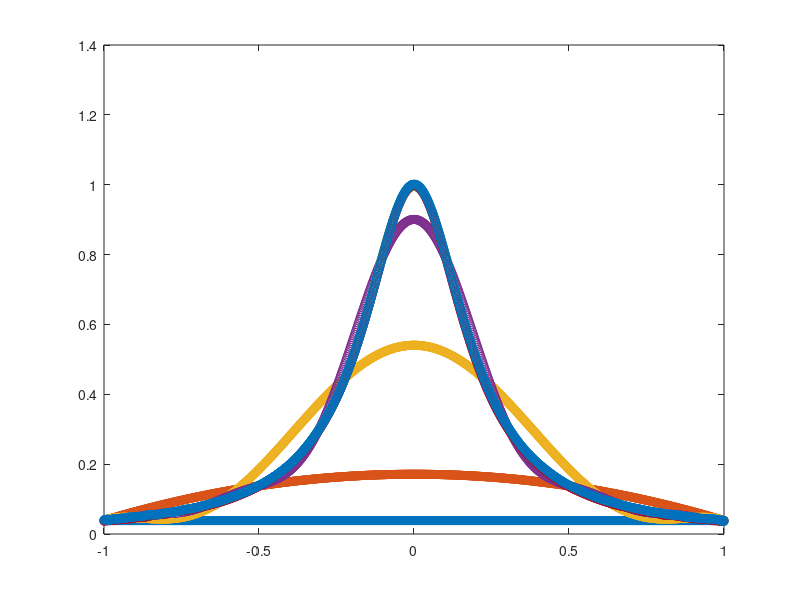
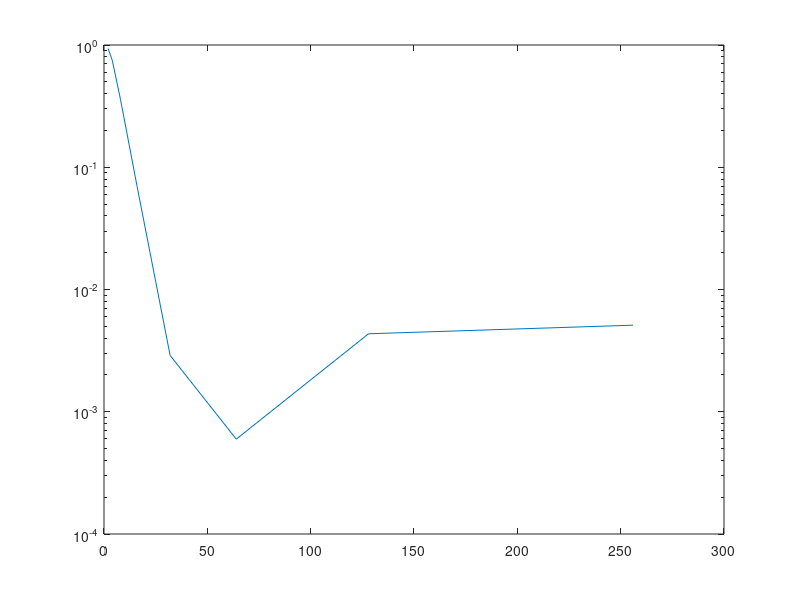

MATLAB code for these plots, in order:
clear; 
clc;

%% Define the unknown function to interpolate
%f = @(x) exp(x).*sin(x);
f = @(x) 1./(1+25*x.^2);

%% Setup different numbers of interpolation nodes/data sites.
Nd = [2,4,8,16,32,64,128,256];

%% Setup the points at which we want to evaluate the interpolant
xe = linspace(-1,1,1000)'; %generate evenly-spaced points
ye = f(xe); %evaluate function

%% Preallocate space for numerical solution
ye_num = zeros(length(ye),length(Nd));

%% Start plotting stuff
figure
plot(xe,ye,'black');
pause %waits for input

%% Loop goes over different numbers of interpolation nodes
for it=1:length(Nd)
    %% Initialize a zero matrix so that it stores the number of points we want hold for chebyshev extrema
    x = zeros(Nd(it),1);
    %Implement Chebyshev Extrema
    for k=1:Nd(it)
        x(k,1) = cos(((k - 1)/ (Nd(it) - 1)) * pi);
    end
    
    %x = linspace(-1,1,Nd(it))'; %generate evenly-spaced points in [-1,1].
    y = f(x);
    
    %% Form Vandermonde matrix "intelligently"
    V = zeros(length(x),length(x));
    for vit = 1:Nd(it)
        V(:,vit) = x.^(vit-1);
    end
    
    %% Compute coefficients by solving linear system
    a = V\y;
    
    %% Evaluate polynomial interpolant by building eval matrix and
    %% multiplying with coefficients.
    Ve = zeros(length(xe),length(x));
    for vit = 1:Nd(it)
        Ve(:,vit) = xe.^(vit-1);
    end
    ye_num(:,it) = Ve*a; %Do the matrix-vector product to predict values
    
    %% Plot stuff
    hold on;
    plot(xe,ye_num(:,it),'o');
    drawnow
    pause
end

%% Now plot relative errors
figure
e2 = zeros(length(Nd),1);
for it=1:length(Nd)
    e2(it,1) = norm(ye_num(:,it)-ye)./norm(ye);
end
semilogy(Nd,e2);
    